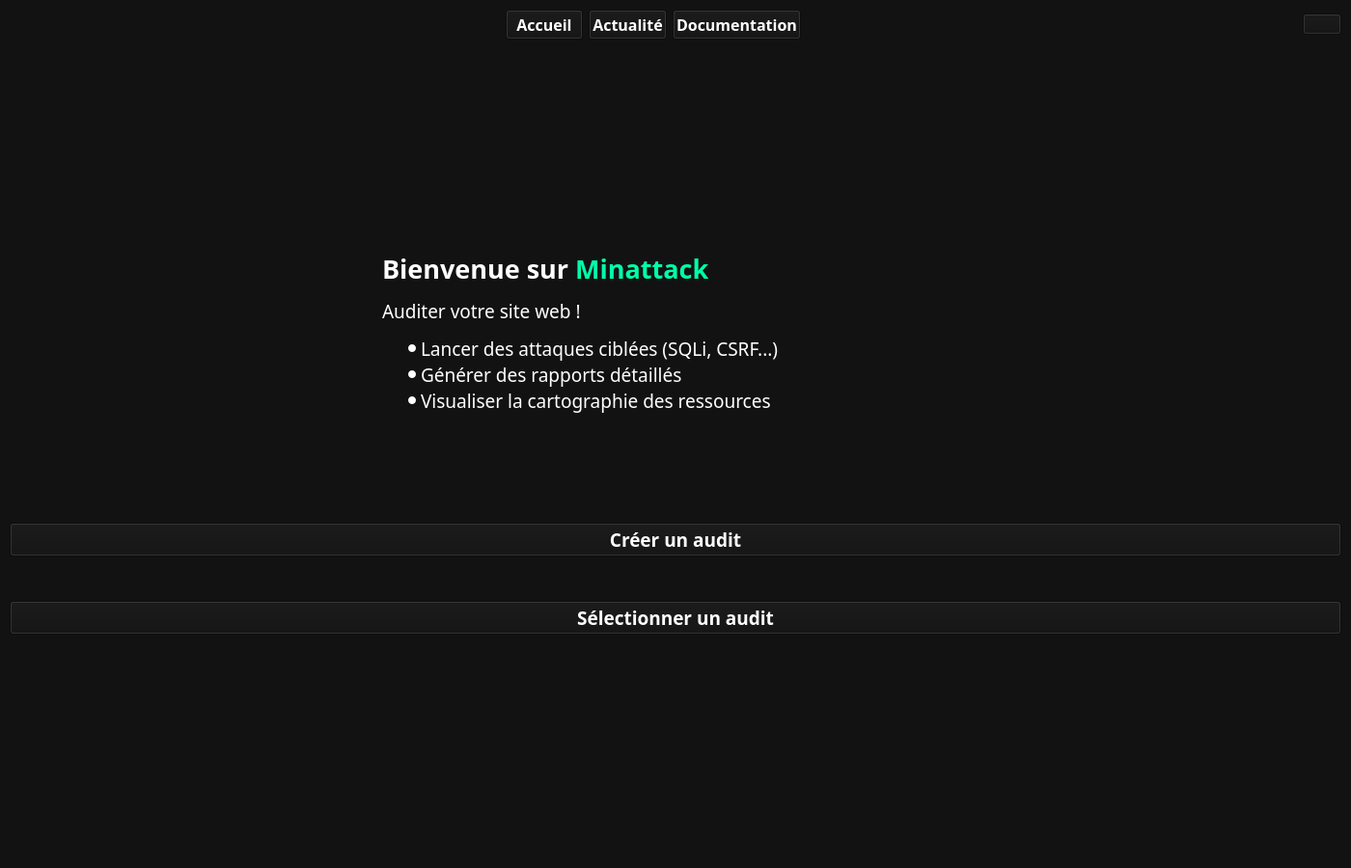
<?xml version="1.0" encoding="UTF-8"?>
<ui version="4.0">
 <class>Accueil</class>
 <widget class="QWidget" name="Accueil">
  <property name="geometry">
   <rect>
    <x>0</x>
    <y>0</y>
    <width>1400</width>
    <height>900</height>
   </rect>
  </property>
  <property name="sizePolicy">
   <sizepolicy hsizetype="Expanding" vsizetype="Expanding">
    <horstretch>0</horstretch>
    <verstretch>0</verstretch>
   </sizepolicy>
  </property>
  <property name="minimumSize">
   <size>
    <width>1400</width>
    <height>900</height>
   </size>
  </property>
  <property name="maximumSize">
   <size>
    <width>1400</width>
    <height>900</height>
   </size>
  </property>
  <property name="windowTitle">
   <string>Accueil</string>
  </property>
  <property name="styleSheet">
   <string notr="true">background-color: #121212;
color: white;
</string>
  </property>
  <layout class="QGridLayout" name="gridLayout_2">
   <property name="leftMargin">
    <number>10</number>
   </property>
   <property name="topMargin">
    <number>10</number>
   </property>
   <property name="rightMargin">
    <number>10</number>
   </property>
   <property name="bottomMargin">
    <number>10</number>
   </property>
   <item row="3" column="0">
    <layout class="QGridLayout" name="infoLayout">
     <item row="3" column="0">
      <widget class="QLabel" name="labelLogo">
       <property name="minimumSize">
        <size>
         <width>380</width>
         <height>242</height>
        </size>
       </property>
       <property name="maximumSize">
        <size>
         <width>350</width>
         <height>242</height>
        </size>
       </property>
       <property name="font">
        <font>
         <pointsize>14</pointsize>
         <bold>true</bold>
        </font>
       </property>
       <property name="text">
        <string/>
       </property>
       <property name="pixmap">
        <pixmap>../resources/images/logo.png</pixmap>
       </property>
       <property name="scaledContents">
        <bool>true</bool>
       </property>
      </widget>
     </item>
     <item row="1" column="1">
      <spacer name="verticalSpacer">
       <property name="orientation">
        <enum>Qt::Orientation::Vertical</enum>
       </property>
       <property name="sizeHint" stdset="0">
        <size>
         <width>20</width>
         <height>40</height>
        </size>
       </property>
      </spacer>
     </item>
     <item row="3" column="1">
      <widget class="QLabel" name="presentationLabel">
       <property name="font">
        <font>
         <family>JetBrainsMono Nerd Font</family>
         <pointsize>14</pointsize>
         <bold>false</bold>
        </font>
       </property>
       <property name="text">
        <string>&lt;html&gt;
&lt;body&gt;
&lt;span style=&quot;font-weight: bold; font-size:20pt;&quot;&gt;
&lt;p&gt;
Bienvenue sur &lt;span style=&quot;color:#00FFAA;&quot;&gt;Minattack&lt;/span&gt;
&lt;/p&gt;
&lt;/span&gt;
&lt;p&gt;
Auditer votre site web !
  &lt;ul&gt;
    &lt;li&gt;Lancer des attaques ciblées (SQLi, CSRF...)&lt;/li&gt;
    &lt;li&gt;Générer des rapports détaillés&lt;/li&gt;
    &lt;li&gt;Visualiser la cartographie des ressources&lt;/li&gt;
  &lt;/ul&gt;
&lt;/p&gt;
&lt;/body&gt;
&lt;/html&gt;</string>
       </property>
       <property name="margin">
        <number>30</number>
       </property>
      </widget>
     </item>
    </layout>
   </item>
   <item row="1" column="0">
    <layout class="QHBoxLayout" name="menuAccueil">
     <item>
      <spacer name="horizontalSpacer">
       <property name="orientation">
        <enum>Qt::Orientation::Horizontal</enum>
       </property>
       <property name="sizeHint" stdset="0">
        <size>
         <width>40</width>
         <height>20</height>
        </size>
       </property>
      </spacer>
     </item>
     <item>
      <widget class="QPushButton" name="pushButtonAccueilAccueil">
       <property name="font">
        <font>
         <family>JetBrainsMono Nerd Font</family>
         <pointsize>12</pointsize>
         <bold>true</bold>
        </font>
       </property>
       <property name="styleSheet">
        <string notr="true">QPushButton {
    background-color: #00C853; /* Vert */
    color: white;
    font-weight: bold;
    border-radius: 5px;
    padding: 8px;
}
QPushButton:hover {
    background-color: #009624; / survol */
}</string>
       </property>
       <property name="text">
        <string>Accueil</string>
       </property>
      </widget>
     </item>
     <item>
      <widget class="QPushButton" name="pushButtonActualiteAccueil">
       <property name="font">
        <font>
         <family>JetBrainsMono Nerd Font</family>
         <pointsize>12</pointsize>
         <bold>true</bold>
        </font>
       </property>
       <property name="styleSheet">
        <string notr="true">QPushButton {
    background-color: #00C853; /* Vert */
    color: white;
    font-weight: bold;
    border-radius: 5px;
    padding: 8px;
}
QPushButton:hover {
    background-color: #009624; / survol */
}</string>
       </property>
       <property name="text">
        <string>Actualité</string>
       </property>
      </widget>
     </item>
     <item>
      <widget class="QPushButton" name="pushButtonDocumentationAccueil">
       <property name="font">
        <font>
         <family>JetBrainsMono Nerd Font</family>
         <pointsize>12</pointsize>
         <bold>true</bold>
        </font>
       </property>
       <property name="styleSheet">
        <string notr="true">QPushButton {
    background-color: #00C853; /* Vert */
    color: white;
    font-weight: bold;
    border-radius: 5px;
    padding: 8px;
}
QPushButton:hover {
    background-color: #009624; / survol */
}</string>
       </property>
       <property name="text">
        <string>Documentation</string>
       </property>
      </widget>
     </item>
     <item>
      <spacer name="horizontalSpacer_2">
       <property name="orientation">
        <enum>Qt::Orientation::Horizontal</enum>
       </property>
       <property name="sizeHint" stdset="0">
        <size>
         <width>40</width>
         <height>20</height>
        </size>
       </property>
      </spacer>
     </item>
     <item>
      <widget class="QPushButton" name="pushButtonDeconnexionAccueil">
       <property name="text">
        <string/>
       </property>
       <property name="icon">
        <iconset>
         <normaloff>../resources/images/deconnexion.png</normaloff>../resources/images/deconnexion.png</iconset>
       </property>
       <property name="iconSize">
        <size>
         <width>32</width>
         <height>32</height>
        </size>
       </property>
      </widget>
     </item>
    </layout>
   </item>
   <item row="4" column="0">
    <layout class="QVBoxLayout" name="auditSelectLayout">
     <property name="topMargin">
      <number>0</number>
     </property>
     <item>
      <spacer name="verticalSpacer_3">
       <property name="orientation">
        <enum>Qt::Orientation::Vertical</enum>
       </property>
       <property name="sizeType">
        <enum>QSizePolicy::Policy::Minimum</enum>
       </property>
       <property name="sizeHint" stdset="0">
        <size>
         <width>20</width>
         <height>70</height>
        </size>
       </property>
      </spacer>
     </item>
     <item>
      <widget class="QPushButton" name="pushButtonCreateAudit">
       <property name="font">
        <font>
         <family>JetBrainsMono Nerd Font</family>
         <pointsize>14</pointsize>
         <bold>true</bold>
        </font>
       </property>
       <property name="styleSheet">
        <string notr="true">QPushButton {
    background-color: #00C853; /* Vert */
    color: white;
    font-weight: bold;
    border-radius: 5px;
    padding: 10px;
}
QPushButton:hover {
    background-color: #009624; / survol */
}</string>
       </property>
       <property name="text">
        <string>Créer un audit</string>
       </property>
      </widget>
     </item>
     <item>
      <spacer name="verticalSpacer_4">
       <property name="orientation">
        <enum>Qt::Orientation::Vertical</enum>
       </property>
       <property name="sizeType">
        <enum>QSizePolicy::Policy::Minimum</enum>
       </property>
       <property name="sizeHint" stdset="0">
        <size>
         <width>20</width>
         <height>40</height>
        </size>
       </property>
      </spacer>
     </item>
     <item>
      <widget class="QPushButton" name="pushButtonSelectAudit">
       <property name="font">
        <font>
         <family>JetBrainsMono Nerd Font</family>
         <pointsize>14</pointsize>
         <bold>true</bold>
        </font>
       </property>
       <property name="styleSheet">
        <string notr="true">QPushButton {
    background-color: #00C853; /* Vert */
    color: white;
    font-weight: bold;
    border-radius: 5px;
    padding: 10px;
}
QPushButton:hover {
    background-color: #009624; / survol */
}</string>
       </property>
       <property name="text">
        <string>Sélectionner un audit</string>
       </property>
      </widget>
     </item>
     <item>
      <spacer name="verticalSpacer_5">
       <property name="orientation">
        <enum>Qt::Orientation::Vertical</enum>
       </property>
       <property name="sizeHint" stdset="0">
        <size>
         <width>20</width>
         <height>40</height>
        </size>
       </property>
      </spacer>
     </item>
    </layout>
   </item>
  </layout>
 </widget>
 <resources/>
 <connections/>
</ui>
